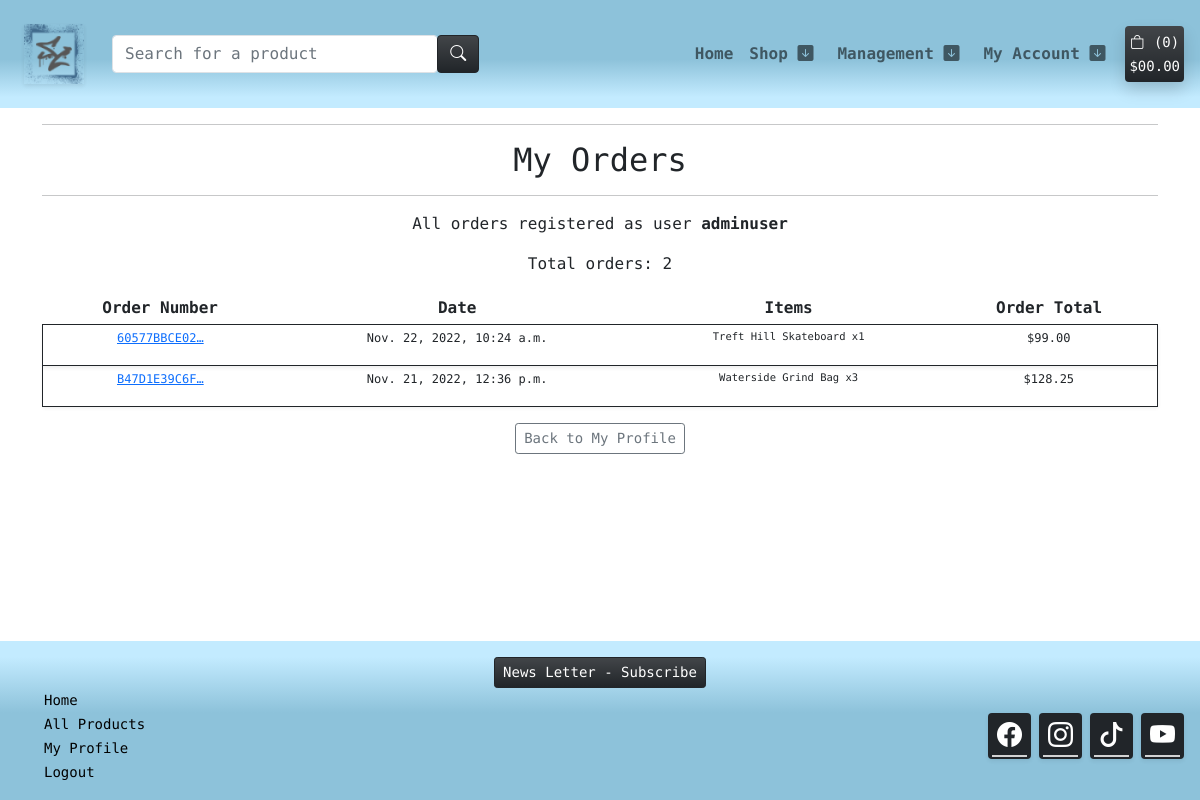
/profile/my-orders/ (signed in), run on the app's committed database.
### checkout/models.py (models this page shows, shortened)
class Order(models.Model):
    order_number = models.CharField(max_length=32, null=False, editable=False)
    user_profile = models.ForeignKey(UserProfile, on_delete=models.SET_NULL,
                                     null=True, blank=True,
                                     related_name='orders')
    full_name = models.CharField(max_length=50, null=False, blank=False)
    email = models.EmailField(max_length=254, null=False, blank=False)
    phone_number = models.CharField(max_length=20, null=False, blank=False)
    country = CountryField(blank_label='Country *', null=False, blank=False)
    postcode = models.CharField(max_length=20, null=True, blank=True)
    town_or_city = models.CharField(max_length=40, null=False, blank=False)
    street_address1 = models.CharField(max_length=80, null=False, blank=False)
    street_address2 = models.CharField(max_length=80, null=True, blank=True)
    county = models.CharField(max_length=80, null=True, blank=True)
    date = models.DateTimeField(auto_now_add=True)
    valid_coupon = models.CharField(max_length=25, null=True, blank=True)
    discount_total = models.DecimalField(max_digits=6, decimal_places=2,
                                         null=False, default=0)
    delivery_cost = models.DecimalField(max_digits=6, decimal_places=2,
                                        null=False, default=0)
    order_total = models.DecimalField(max_digits=10, decimal_places=2,
                                      null=False, default=0)
    grand_total = models.DecimalField(max_digits=10, decimal_places=2,
                                      null=False, default=0)
    original_bag = models.TextField(null=False, blank=False, default='')
    stripe_pid = models.CharField(max_length=254, null=False,
                                  blank=False, default='')
    STATUS_A = 'Payment Approved'
    STATUS_ONE = 'Order printed'
    STATUS_TWO = 'Order picked'
    STATUS_THREE = 'Order packed'
    STATUS_FOUR = 'Order shipped'
    STATUS_FIVE = 'Order delivered'
    ORDER_STATUS = [
        (STATUS_A, 'Payment Approved'),
        (STATUS_ONE, 'Order printed'),
        (STATUS_TWO, 'Order picked'),
        (STATUS_THREE, 'Order packed'),
        (STATUS_FOUR, 'Order shipped'),
        (STATUS_FIVE, 'Order delivered')
        ]
    status = models.CharField(
        max_length=25,
        choices=ORDER_STATUS,
        blank=False, default=STATUS_A
        )

class OrderLineItem(models.Model):
    order = models.ForeignKey(Order, null=False, blank=False,
                              on_delete=models.CASCADE,
                              related_name='lineitems')
    product = models.ForeignKey(Product, null=False, blank=False,
                                on_delete=models.CASCADE)
    quantity = models.IntegerField(null=False, blank=False, default=0)
    lineitem_total = models.DecimalField(max_digits=6, decimal_places=2,
                                         null=False, blank=False,
                                         editable=False)

### products/models.py (models this page shows, shortened)
class Product(models.Model):
    sku = models.SmallAutoField(primary_key=True)
    name = models.CharField(max_length=150, unique=True)
    release_date = models.DateTimeField(auto_now_add=True)
    category = models.ForeignKey('Category', null=True, blank=True,
                                 on_delete=models.SET_NULL)
    quantity_available = models.IntegerField(default=100,
                                             validators=[MinValueValidator(0)]
                                             )
    description = models.TextField()
    price = models.DecimalField(max_digits=6, decimal_places=2)
    offer = models.ForeignKey(Offer, null=True, blank=True,
                              on_delete=models.SET_NULL)
    discount = models.DecimalField(max_digits=6, decimal_places=2,
                                   null=True, blank=True)
    product_image = models.ImageField(null=True, blank=True)
    product_image_url = models.URLField(max_length=1024, null=True, blank=True)
    slug = models.SlugField(max_length=254, null=True, blank=True, unique=True)
    class Meta:
        ordering = ['-release_date']

### profiles/views.py (the view)
# urls.py: path('my-orders/', views.orders_list, name='orders_list'),
@login_required
def orders_list(request):
    profile = get_object_or_404(UserProfile, user=request.user)
    orders = profile.orders.all().order_by("-date")
    total_orders_list = orders.count()
    context = {
        'orders': orders,
        'total_orders_list': total_orders_list
    }
    return render(request, 'profiles/orders_list.html', context)

### templates/profiles/orders_list.html
{% extends "base.html" %}
{% load i18n %}
{% block content %}
<div class="container text-center">
    <hr>
    <h2 class="m-2">My Orders</h2>
    <hr>
</div>
{% load account %}
<div class="container text-center">
    <div class="row">
        {% if orders %}
        <div class="col-12 text-center">
            <p>All orders registered as user <strong>{% user_display user %}</strong></p>
            <p>Total orders: {{ total_orders_list }}</p>
        </div>
        <div class="col-12 table-responsive">
            <table class="table table-sm table-borderless">
                <thead>
                    <tr>
                        <th>Order Number</th>
                        <th>Date</th>
                        <th>Items</th>
                        <th>Order Total</th>
                    </tr>
                </thead>
                <tbody>
                    {% for order in orders %}
                        <tr class="border border-dark fw-light shadow-sm" style="font-size: 12px;">
                            <td>
                                <a href="{% url 'order_details' order.order_number %}"
                                title="{{ order.order_number }}">
                                    {{ order.order_number|truncatechars:12 }}
                                </a>
                            </td>
                            <td>{{ order.date }}</td>
                            <td>
                                <ul class="list-unstyled">
                                    {% for item in order.lineitems.all %}
                                        <li class="small">
                                            {{ item.product.name }} x{{ item.quantity }}
                                        </li>
                                    {% endfor %}
                                </ul>
                            </td>
                            <td>${{ order.grand_total }}</td>
                        </tr>
                    {% endfor %}
                </tbody>
            </table>
        </div>
        {% else %}
        <div class="container text-center">
            <p class="m-1">We have not identified any orders finalized with the user </p>
            <a class="btn btn-sm btn-dark bg-gradient m-3" href="{% url 'products' %}">Back to Shop</a>
        </div>
        {% endif %}
        <div>
            <a class="btn btn-sm btn-outline-secondary mb-4" href="{% url 'profile' %}">Back to My Profile</a>
        </div>
    </div>
</div>
{%endblock%}

### static/css/style.css (style rules this page uses)
body { font-family: 'Syne Mono', sans-serif; }

### data on the page
Order: order_number "60577BBCE02…", date "Nov. 22, 2022, 10:24 a.m.", grand_total "99.00"
OrderLineItem: product.name "Treft Hill Skateboard", quantity "1"
Order: order_number "B47D1E39C6F…", date "Nov. 21, 2022, 12:36 p.m.", grand_total "128.25"
OrderLineItem: product.name "Waterside Grind Bag", quantity "3"

### other printed values
{{ product_count }} "0"
{{ total_orders_list }} "2"
